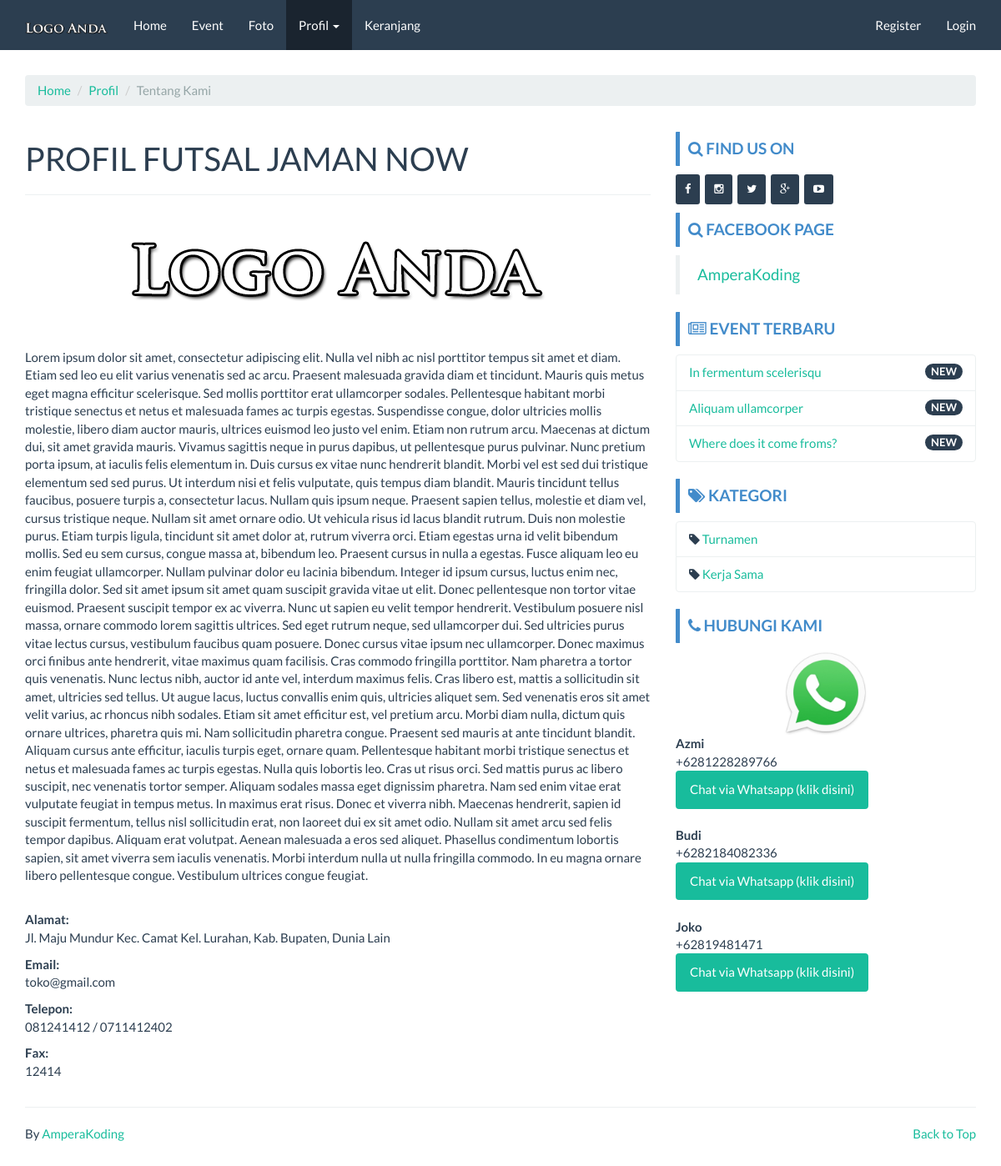
Page /futsal/about on the committed database.
### tables this page shows
CREATE TABLE `company` (
  `id_company` int(11) NOT NULL,
  `company_name` varchar(100) NOT NULL,
  `company_desc` text NOT NULL,
  `company_address` text NOT NULL,
  `company_maps` text NOT NULL,
  `company_phone` char(30) NOT NULL,
  `company_phone2` char(30) NOT NULL,
  `company_fax` char(30) NOT NULL,
  `company_email` char(30) NOT NULL,
  `foto` text NOT NULL,
  `foto_type` char(10) NOT NULL,
  `created` datetime NOT NULL DEFAULT current_timestamp(),
  `modified` datetime DEFAULT NULL,
  `created_by` char(50) NOT NULL,
  `modified_by` char(50) NOT NULL
);

CREATE TABLE `event` (
  `id_event` int(11) NOT NULL,
  `nama_event` varchar(100) NOT NULL,
  `slug_event` varchar(100) DEFAULT NULL,
  `deskripsi` text DEFAULT NULL,
  `kategori` int(11) DEFAULT NULL,
  `foto` text DEFAULT NULL,
  `foto_type` char(10) DEFAULT NULL,
  `created_at` datetime NOT NULL DEFAULT current_timestamp(),
  `created_by` char(50) NOT NULL,
  `modified_at` datetime DEFAULT NULL ON UPDATE current_timestamp(),
  `modified_by` char(50) NOT NULL
);

CREATE TABLE `kategori` (
  `id_kategori` int(11) NOT NULL,
  `nama_kategori` varchar(20) NOT NULL,
  `slug_kat` varchar(20) NOT NULL,
  `created_by` char(50) NOT NULL,
  `created_at` datetime NOT NULL DEFAULT current_timestamp(),
  `modified_by` char(50) NOT NULL,
  `modified_at` datetime DEFAULT NULL ON UPDATE current_timestamp()
);

CREATE TABLE `kontak` (
  `id_kontak` int(11) NOT NULL,
  `nama_kontak` char(50) NOT NULL,
  `nohp` char(50) NOT NULL,
  `created_by` char(50) NOT NULL,
  `created_at` datetime NOT NULL DEFAULT current_timestamp(),
  `modified_by` char(50) NOT NULL,
  `modified_at` datetime DEFAULT NULL ON UPDATE current_timestamp()
);

### futsal/application/controllers/Page.php (called while the page is built, shortened)
<?php
class Page extends CI_Controller {
	function __construct()
  {
		$this->load->model('Company_model');
		$this->load->model('Event_model');
		$this->load->model('Foto_model');
		$this->load->model('Kategori_model');
		$this->load->model('Kontak_model');
		$this->data['company_data'] 	= $this->Company_model->get_by_company();
		$this->data['event_sidebar'] 			= $this->Event_model->get_all_sidebar();
		$this->data['kategori_sidebar'] 	= $this->Kategori_model->get_all();
		$this->data['kontak_sidebar'] 		= $this->Kontak_model->get_all();
		$this->data['kontak'] 				= $this->Kontak_model->get_all();
  }
	public function about()
	{
		$this->data['title'] 							= 'Tentang Kami';
  	$this->data['company']            = $this->Company_model->get_by_company();
		$this->load->view('front/page/about', $this->data);
	}
}

### futsal/index.php (called while the page is built, shortened)
<?php
require_once BASEPATH.'core/CodeIgniter.php';

### futsal/application/models/Company_model.php (called while the page is built, shortened)
<?php  if ( ! defined('BASEPATH')) exit('No direct script access allowed');
class Company_model extends CI_Model
{
  public $table = 'company';
  function get_by_company()
  {
    $this->db->where('id_company', '1');
    return $this->db->get($this->table)->row();
  }
}

### futsal/application/models/Event_model.php (called while the page is built, shortened)
<?php  if ( ! defined('BASEPATH')) exit('No direct script access allowed');
class Event_model extends CI_Model
{
  public $table = 'event';
  public $id    = 'id_event';
  public $order = 'DESC';
  function get_all_sidebar()
  {
    $this->db->limit(3);
    $this->db->order_by($this->id, $this->order);
    return $this->db->get($this->table)->result();
  }
}

### futsal/application/models/Kategori_model.php (called while the page is built, shortened)
<?php  if ( ! defined('BASEPATH')) exit('No direct script access allowed');
class Kategori_model extends CI_Model
{
  public $table = 'kategori';
  function get_all()
  {
    return $this->db->get($this->table)->result();
  }
}

### futsal/application/models/Kontak_model.php (called while the page is built, shortened)
<?php  if ( ! defined('BASEPATH')) exit('No direct script access allowed');
class Kontak_model extends CI_Model
{
  public $table = 'kontak';
  function get_all()
  {
    return $this->db->get($this->table)->result();
  }
}

### futsal/application/views/front/page/about.php (the view, shortened to what this page needs)
<?php $this->load->view('front/header'); ?>
<?php $this->load->view('front/navbar'); ?>
<div class="container">
	<ol class="breadcrumb">
		<li><a href="<?php echo base_url() ?>">Home</a></li>
		<li><a href="#">Profil</a></li>
		<li class="active">Tentang Kami</li>
	</ol>
	<div class="row">
		<div class="col-md-8"><h1>PROFIL <?php echo strtoupper($company->company_name) ?></h1><hr>
			<p align="center"><?php
				if(empty($company->foto)) {echo "<img src='".base_url()."assets/images/no_image_thumb.png' width='400' height='400'>";}
				else { echo " <img src='".base_url()."assets/images/company/".$company->foto.$company->foto_type."' class='img-responsive' title='$company->company_name' alt='$company->company_name'> ";}
				?>
			</p>
			<p><?php echo $company->company_desc ?></p><br>
			<p><b>Alamat:</b><br>
				<?php echo $company->company_address ?>
			</p>
			<p><b>Email:</b><br>
				<?php echo $company->company_email ?>
			</p>
			<p><b>Telepon:</b><br>
				<?php echo $company->company_phone ?>
				<?php if($company->company_phone2 > 0){echo " / ". $company->company_phone2;} ?>
			</p>
			<?php if($company->company_fax > 0){ ?>
			<p><b>Fax:</b><br>
				<?php echo $company->company_fax ?>
			</p>
			<?php } ?>
		</div>
		<?php $this->load->view('front/sidebar'); ?>
	</div>
</div>

### futsal/application/views/front/navbar.php (shortened to what this page needs)
<nav class="navbar navbar-default navbar-fixed-top">
  <div class="container">
    <div class="navbar-header">
      <a class="navbar-brand" href="<?php echo base_url() ?>">
        <img src="<?php echo base_url('assets/images/company/').$company_data->foto.$company_data->foto_type ?>" alt="<?php echo $company_data->company_name ?>" width="100px">
      </a>
    </div>
    <div class="collapse navbar-collapse" id="bs-example-navbar-collapse-1">
      <ul class="nav navbar-nav">
        <li class="<?php if($this->uri->segment(1) == ""){echo "active";} ?>">
          <a href="<?php echo base_url() ?>">Home </a>
        </li>
        <li class="<?php if($this->uri->segment(1) == "event"){echo "active";} ?>">
          <a href="<?php echo base_url('event') ?>"> Event</a>
        </li>
        <li class="<?php if($this->uri->segment(1) == "gallery"){echo "active";} ?>">
          <a href="<?php echo base_url('gallery/album') ?>"> Foto</a>
        </li>
        <li class="dropdown <?php if($this->uri->segment(1) == "about" or $this->uri->segment(1) == "contact"){echo "active";} ?>">
          <a href="#" class="dropdown-toggle" data-toggle="dropdown" role="button" aria-haspopup="true" aria-expanded="false">Profil <span class="caret"></span></a>
        </li>
        <li class="<?php if($this->uri->segment(1) == "cart" && $this->uri->segment(2) == ""){echo "active";} ?>">
          <a href="<?php echo base_url('cart') ?>"> Keranjang</a>
        </li>
      </ul>
      <?php if($this->session->userdata('usertype') != NULL){ ?>
        <ul class="nav navbar-nav navbar-right">
          <li class="dropdown">
            <a href="#" class="dropdown-toggle" data-toggle="dropdown" role="button" aria-haspopup="true" aria-expanded="false">Hi, <?php echo $this->session->userdata('username') ?> <span class="caret"></span></a>
            <ul class="dropdown-menu">
              <li><a href="<?php echo base_url('cart/history') ?>">Riwayat Booking</a></li>
              <li><a href="<?php echo base_url('auth/edit_profil/').$this->session->userdata('user_id') ?>">Edit Profil</a></li>
              <li><a href="<?php echo base_url('auth/profil') ?>">Profil Saya</a></li>
              <li role="separator" class="divider"></li>
              <li><a href="<?php echo base_url('auth/logout') ?>">Logout</a></li>
            </ul>
          </li>
        </ul>
      <?php }else{ ?>
        <ul class="nav navbar-nav navbar-right">
          <li><a href="<?php echo base_url('auth/register') ?>">Register</a></li>
          <li><a href="<?php echo base_url('auth/login') ?>">Login</a></li>
        </ul>
      <?php } ?>
    </div>
  </div>
</nav>

### futsal/application/views/front/modul/mod_event.php
<div class="bs-callout bs-callout-primary mt-3">
  <h4><i class="fa fa-newspaper-o"></i> Event Terbaru</h4>
</div>
<ul class="list-group">
  <?php
  foreach ($event_sidebar as $event_sidebar) {
  ?>
    <li class="list-group-item">
      <span class="badge">NEW</span>
      <?php echo anchor('event/read/' . $event_sidebar->slug_event . '', '' . $event_sidebar->nama_event . '') ?>
    </li>
  <?php } ?>
</ul>

### futsal/application/views/front/modul/mod_kategori.php (shortened to what this page needs)
<div class="bs-callout bs-callout-primary"><h4><i class="fa fa-tags"></i> Kategori</h4></div>
<ul class="list-group">
  <?php
  foreach ($kategori_sidebar as $kategori_sidebar)
  {
  ?>
  <li class="list-group-item">
    <i class="fa fa-tag"></i> <?php echo anchor('event/kategori/'.$kategori_sidebar->slug_kat.'',''.$kategori_sidebar->nama_kategori.'') ?>
  </li>
  <?php } ?>
</ul>

### futsal/application/views/front/modul/mod_cs.php
<div class="bs-callout bs-callout-primary"><h4><i class="fa fa-phone"></i> Hubungi Kami</h4></div>
<ul class="list-group">
  <div align="center"><img src="<?php echo base_url('assets/images/wa.jpg') ?>" width="100px"></div>
  <?php foreach($kontak_sidebar as $kontak){?>
    <b><?php echo $kontak->nama_kontak ?></b><br>
    +<?php echo $kontak->nohp ?><br>
    <a href="https://api.whatsapp.com/send?phone=+<?php echo $kontak->nohp ?>&text=Hi%20Gan,%20Saya%20mau%20booking%20lapangan">
      <button class="btn btn-success" type="submit" name="button">Chat via Whatsapp (klik disini)</button>
    </a><br><br>
  <?php } ?>
</ul>

### futsal/assets/template/frontend/css/custom.css (style rules this page uses)
h4 { font-weight: bold; text-transform: uppercase; }
.bs-callout { padding: 10px; margin-top: 10px; margin-bottom: 10px; border: 0px solid #eee; border-left-width: 5px; border-radius: 1px; }
.bs-callout h4 { margin-top: 0; margin-bottom: 0px; }
.bs-callout-primary { border-left-color: #428bca; }
.bs-callout-primary h4 { color: #428bca; }
a:hover, a:visited, a:link, a:active { text-decoration: none; }

### rows in the picture
company: foto+foto_type (picture), company_name "FUTSAL JAMAN NOW", company_desc "Lorem ipsum dolor sit amet, consectetur adipiscing elit. Nulla vel nibh ac nisl porttitor tempus sit amet et diam. Etiam sed leo eu elit varius venenatis sed ac arcu. Praesent malesuada gravida diam et tincidunt. Mauris quis metus eget magna efficitur scelerisque. Sed mollis porttitor erat ullamcorper sodales. Pellentesque habitant morbi tristique senectus et netus et malesuada fames ac turpis egestas. Suspendisse congue, dolor ultricies mollis molestie, libero diam auctor mauris, ultrices euismod leo justo vel enim. Etiam non rutrum arcu. Maecenas at dictum dui, sit amet gravida mauris. Vivamus sagittis neque in purus dapibus, ut pellentesque purus pulvinar. Nunc pretium porta ipsum, at…", company_address "Jl. Maju Mundur Kec. Camat Kel. Lurahan, Kab. Bupaten, Dunia Lain", company_email "toko@gmail.com", company_phone "081241412", company_phone2 "0711412402", company_fax "12414"
event: slug_event+nama_event "In fermentum scelerisqu"
event: slug_event+nama_event "Aliquam ullamcorper"
event: slug_event+nama_event "Where does it come froms?"
kategori: slug_kat+nama_kategori "Turnamen"
kategori: slug_kat+nama_kategori "Kerja Sama"
kontak: nama_kontak "Azmi", nohp "6281228289766"
kontak: nama_kontak "Budi", nohp "6282184082336"
kontak: nama_kontak "Joko", nohp "62819481471"
